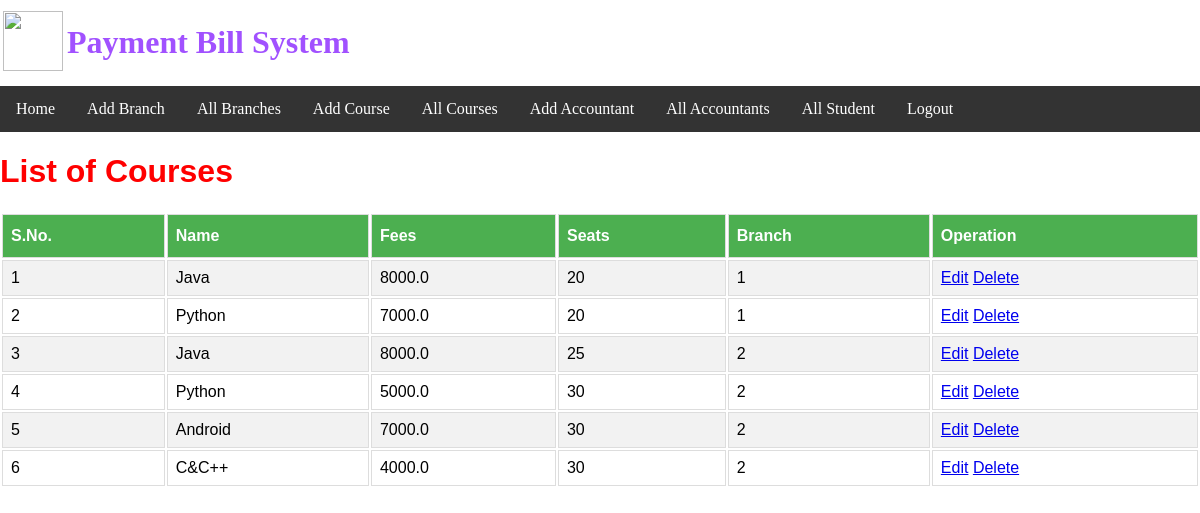
/allcourse (signed in), run on the app's committed database.
### users/models.py (models this page shows)
class Course_Master(models.Model):
    name = models.TextField(max_length=50)
    fees = models.FloatField()
    bid = models.IntegerField()
    seats = models.IntegerField()

### users/views.py (the view)
# urls.py: path('allcourse', views.allcourses),
def allcourses(request):
    if request.session.has_key("admin"):
        course = Course_Master.objects.all()
        return render(request, "viewallcourses.html", {"courses": course})
    else:
        return render(request, "login.html")

### users/templates/viewallcourses.html (shortened to what this page needs)
<!DOCTYPE html>
<html>
<head lang="en">
    {% load staticfiles %}
    <link href="{% static 'style.css' %}" rel="stylesheet" type="text/css">
</head>
<body>
{% include 'header.html' %}
{% include 'admin_menu.html' %}
<div id="customers">
<h1 style="color: red">
    List of Courses
</h1>
    <table style="width: 100%">
        <tr>
            <th>S.No.</th>
            <th>Name</th>
            <th>Fees</th>
            <th>Seats</th>
            <th>Branch</th>
            <th>Operation</th>
        </tr>
        {% for c in courses %}
            <tr>
                <td>
                    {{ c.id }}
                </td>
                <td>
                    {{ c.name }}
                </td>
                <td>
                    {{ c.fees }}
                </td>
                <td>
                    {{ c.seats }}
                </td>
                <td>
                    {{ c.bid }}
                </td>
                <td>
                    <a href="/getcourse/{{ c.id }}">Edit</a>
                    <a href="/deletecourse/{{ c.id }}">Delete</a>
                </td>
            </tr>
        {% endfor %}
    </table>
</div>
</body>
</html>

### users/static/style.css (style rules this page uses)
body { padding: 0%; margin: 0%; }
#customers { font-family: "Trebuchet MS", Arial, Helvetica, sans-serif; border-collapse: collapse; width: 100%; }
#customers td, #customers th { border: 1px solid #ddd; padding: 8px; }
#customers tr:nth-child(even) { background-color: #f2f2f2; }
#customers th { padding-top: 12px; padding-bottom: 12px; text-align: left; background-color: #4CAF50; color: white; }

### data on the page
Course_Master: id "1", name "Java", fees "8000.0", seats "20", bid "1"
Course_Master: id "2", name "Python", fees "7000.0", seats "20", bid "1"
Course_Master: id "3", name "Java", fees "8000.0", seats "25", bid "2"
Course_Master: id "4", name "Python", fees "5000.0", seats "30", bid "2"
Course_Master: id "5", name "Android", fees "7000.0", seats "30", bid "2"
Course_Master: id "6", name "C&C++", fees "4000.0", seats "30", bid "2"
